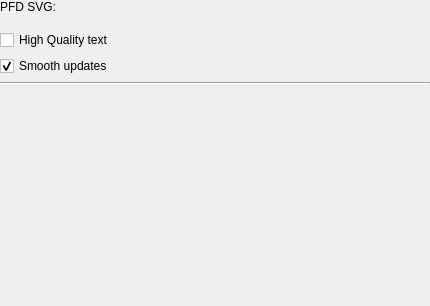
<?xml version="1.0" encoding="UTF-8"?>
<ui version="4.0">
 <class>PFDGadgetOptionsPage</class>
 <widget class="QWidget" name="PFDGadgetOptionsPage">
  <property name="geometry">
   <rect>
    <x>0</x>
    <y>0</y>
    <width>430</width>
    <height>306</height>
   </rect>
  </property>
  <property name="sizePolicy">
   <sizepolicy hsizetype="Expanding" vsizetype="Expanding">
    <horstretch>0</horstretch>
    <verstretch>0</verstretch>
   </sizepolicy>
  </property>
  <property name="windowTitle">
   <string>Form</string>
  </property>
  <layout class="QVBoxLayout" name="verticalLayout_2">
   <property name="margin">
    <number>0</number>
   </property>
   <item>
    <widget class="QScrollArea" name="scrollArea">
     <property name="frameShape">
      <enum>QFrame::NoFrame</enum>
     </property>
     <property name="frameShadow">
      <enum>QFrame::Plain</enum>
     </property>
     <property name="widgetResizable">
      <bool>true</bool>
     </property>
     <widget class="QWidget" name="scrollAreaWidgetContents">
      <property name="geometry">
       <rect>
        <x>0</x>
        <y>0</y>
        <width>430</width>
        <height>306</height>
       </rect>
      </property>
      <layout class="QVBoxLayout" name="verticalLayout">
       <property name="margin">
        <number>0</number>
       </property>
       <item>
        <layout class="QHBoxLayout" name="horizontalLayout" stretch="0,0">
         <property name="spacing">
          <number>10</number>
         </property>
         <property name="sizeConstraint">
          <enum>QLayout::SetMaximumSize</enum>
         </property>
         <property name="bottomMargin">
          <number>10</number>
         </property>
         <item>
          <widget class="QLabel" name="label">
           <property name="text">
            <string>PFD SVG: </string>
           </property>
          </widget>
         </item>
         <item>
          <widget class="Utils::PathChooser" name="svgSourceFile" native="true">
           <property name="sizePolicy">
            <sizepolicy hsizetype="MinimumExpanding" vsizetype="Preferred">
             <horstretch>0</horstretch>
             <verstretch>0</verstretch>
            </sizepolicy>
           </property>
          </widget>
         </item>
        </layout>
       </item>
       <item>
        <layout class="QHBoxLayout" name="horizontalLayout_2">
         <item>
          <widget class="QCheckBox" name="hqText">
           <property name="text">
            <string>High Quality text</string>
           </property>
          </widget>
         </item>
        </layout>
       </item>
       <item>
        <layout class="QHBoxLayout" name="horizontalLayout_3">
         <item>
          <widget class="QCheckBox" name="smoothUpdates">
           <property name="text">
            <string>Smooth updates</string>
           </property>
           <property name="checked">
            <bool>true</bool>
           </property>
          </widget>
         </item>
        </layout>
       </item>
       <item>
        <widget class="Line" name="line">
         <property name="orientation">
          <enum>Qt::Horizontal</enum>
         </property>
        </widget>
       </item>
       <item>
        <spacer name="verticalSpacer">
         <property name="orientation">
          <enum>Qt::Vertical</enum>
         </property>
         <property name="sizeType">
          <enum>QSizePolicy::MinimumExpanding</enum>
         </property>
         <property name="sizeHint" stdset="0">
          <size>
           <width>20</width>
           <height>40</height>
          </size>
         </property>
        </spacer>
       </item>
      </layout>
     </widget>
    </widget>
   </item>
  </layout>
 </widget>
 <customwidgets>
  <customwidget>
   <class>Utils::PathChooser</class>
   <extends>QWidget</extends>
   <header>utils/pathchooser.h</header>
   <container>1</container>
  </customwidget>
 </customwidgets>
 <resources/>
 <connections/>
</ui>
